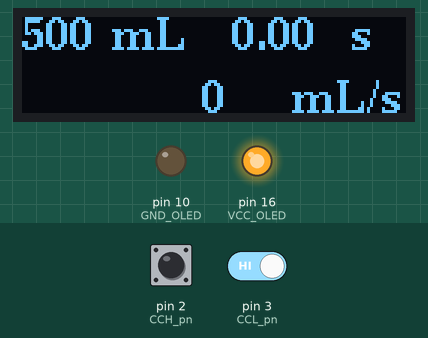
Recording of a sketch running on a simulated Arduino Uno, built with avr-gcc and run on an emulated ATmega328P. On the bench: 128×32 one-colour display, output pins drawn as LEDs (lit = HIGH). Inputs (shaded band) come from the test bench; at power-on: pin 3 (CCL_pn) HIGH, pin 2 (CCH_pn) HIGH. What the sketch prints to the serial monitor is not drawn.

Above: at 1.2 s.
1.3 s: pin 3 (CCL_pn) driven LOW
At 2.0 s:
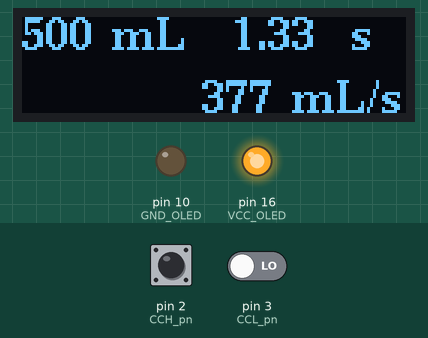
Timing chart, 0 to 4.3 s (numbered marks = the images above; inputs shaded):
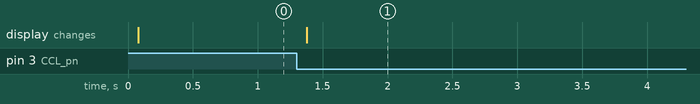

Measured:
- after the input at 1.3 s, the display: changes after 0.08 s (image 1)

The sketch:

SuperVisio_Dosificacio_OLED.ino
```cpp
/* SuperVisor Dosificació
 *
 * Compta el temps, t, que tarda en baixar el nivell d'un liquid desde un punt
 * determinar a un altre, amb un volum conegut, V, per calcular Caudal = V/t.
 *
 * Tenim un parell de sensors de nivel capacitus.
 * El comptador de temp s'inicia quan el nivel del punt més alt deixa de detectar producte.
 * I deixa de comptar quan segón detector de nivell deixa de detectar producte.
 *
*/

//#define SERIAL    // Comentar per NO enviar dades al Monitor Serie
#define OLED_091    // Comentar per NO usar OLED 0.91

#include <U8g2lib.h>          // OLED
//#include <Wire.h>             // I2C

// Pins Sensors de Nivell Capcitus
#define CCH_pn 2       // Pin Entrada sensor Columna Calibració Nivell Alt
#define CCL_pn 3     // Pin Entrada sensor Columna Calibració Nivell Baix

// Pins OLED
#define SDA_OLED 15
#define SCL_OLED 14
#define VCC_OLED 16
#define GND_OLED 10

//U8G2_SSD1306_128X32_UNIVISION_F_SW_I2C u8g2(U8G2_R0, /* clock=*/ SCL, /* data=*/ SDA, /* reset=*/ U8X8_PIN_NONE);
U8G2_SSD1306_128X32_UNIVISION_F_SW_I2C u8g2(U8G2_R0, /* clock=*/ SCL_OLED, /* data=*/ SDA_OLED, /* reset=*/ U8X8_PIN_NONE);

#define ALT_LINEA 11
#define ENTRE_LINEA 10

bool CCH_Ant = HIGH;
bool CCH = LOW;

bool CCL_Ant = HIGH;
bool CCL = HIGH;

unsigned long t_ini;
unsigned long t_fi;
double temps;

#define DV 500   // Diferencial de Volum entre sensors en mL
//float DV = 500.0;

void setup(void){

  #ifdef SERIAL
    Serial.begin(115200);
/*    while (!Serial) {
      // Pause until serial console opens
      delay(1);
    }*/
    Serial.println("SuperVisor Dosificació.");
  #endif

  // Configuracio Alimentacio OLED I2C 128x32
  #ifdef OLED_091
  pinMode(GND_OLED, OUTPUT);
  digitalWrite(GND_OLED, LOW);
  pinMode(VCC_OLED, OUTPUT);
  digitalWrite(VCC_OLED, HIGH);

  u8g2.begin();
  u8g2.setFont(u8g2_font_ncenB10_tr);  // choose a suitable font
                                       // Una lletra més petita s escriu en menys temps.
  #endif

  // Configuració Entrades
  pinMode(CCH_pn, INPUT);
  pinMode(CCL_pn, INPUT);

}

void loop(void){

  CCH_Ant = CCH;
  CCH = digitalRead(CCH_pn);

  CCL_Ant = CCL;
  CCL = digitalRead(CCL_pn);

  #ifdef SERIAL
  Serial.print("CCH: "); Serial.println(CCH);
  Serial.print("CCL: "); Serial.println(CCL);
  #endif

  // CCH, CC comença a baixar de nivell, inici temporització
  if (CCH_Ant == HIGH & CCH == LOW){
    t_ini = millis(); // en milisegons
  }

  // CCL, CC passa a nivell baix, fi temporització
  if (CCL_Ant == HIGH & CCL == LOW){
    t_fi = millis();  // en milisegons
    temps = (t_fi-t_ini) / 1000.0;  // dividint per 1000 temps en enter
                                    // dividint per 1000.0 temps es float
  }
  float Dosificacio = DV / temps;

  #ifdef SERIAL
  Serial.print("Temps: "); Serial.print(temps); Serial.println(" s");
  Serial.print("Dosificació: "); Serial.print(Dosificacio); Serial.println(" mL/s");
  Serial.println("");
  #endif

  // Mostar dades per pantalla
  #ifdef OLED_091
  u8g2.clearBuffer();          // clear the internal memory

  u8g2.setCursor(0,ALT_LINEA);
  u8g2.print(DV);
  u8g2.drawStr(30,ALT_LINEA,"mL");

  u8g2.setCursor(70,ALT_LINEA);
  u8g2.print(temps);
  u8g2.setCursor(110,ALT_LINEA);
  u8g2.print("s");

  u8g2.setCursor(60,ALT_LINEA*2 + ENTRE_LINEA);
  u8g2.print(int(Dosificacio));
  u8g2.setCursor(90,ALT_LINEA*2 + ENTRE_LINEA);
  u8g2.print("mL/s");

  u8g2.setCursor(0, ALT_LINEA*2 + ENTRE_LINEA);
  u8g2.print("      ");

  u8g2.sendBuffer();          // transfer internal memory to the display
  #endif
}
```
